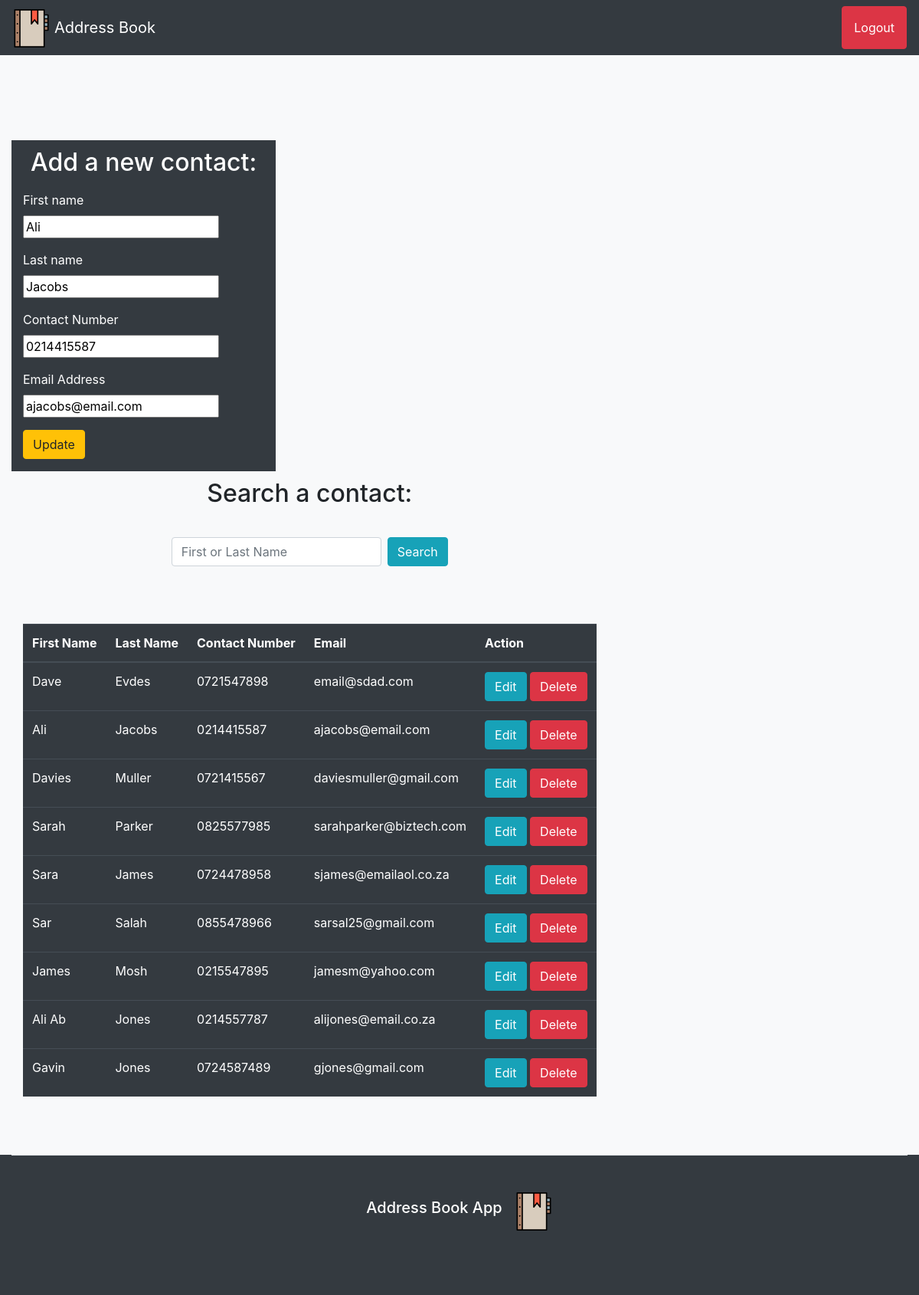
Screenshot of /addressBook.php?edit=9 (signed in) with the database file from the repository.
### tables this page shows
CREATE TABLE `contact` (
  `contact_id` int(11) NOT NULL AUTO_INCREMENT,
  `fname` varchar(100) DEFAULT NULL,
  `lname` varchar(100) DEFAULT NULL,
  `cnumber` varchar(100) DEFAULT NULL,
  `email` varchar(100) DEFAULT NULL,
  PRIMARY KEY (`contact_id`)
);

### process.php (called while the page is built, shortened)
<?php
require_once('connectdb.php');
if (isset($_GET['edit'])){
    $contact_id = $_GET['edit'];
    $update = true;
    $result = $mysqli->query("SELECT * FROM contact WHERE contact_id=$contact_id") or die($mysqli->error());
    if (count($result)==1){
        $row = $result->fetch_array();
        $fname = $row['fname'];
        $lname = $row['lname'];
        $cnumber = $row['cnumber'];
        $email = $row['email'];
    }
}
?>

### addressBook.php (the view, shortened to what this page needs)
<?php
include('connectdb.php');
include('process.php');
?>
<!DOCTYPE html>
<html lang="en">
<head>
    <link rel="stylesheet" href="https://stackpath.bootstrapcdn.com/bootstrap/4.3.1/css/bootstrap.min.css">
    <link rel="stylesheet" href="style.css">
</head>
<body class="bg-light">
<nav class="navbar navbar-expand-sm navbar-dark bg-dark">
<img class="mb-4" id="logo" src="assests\addressBook.svg" alt="" width="50" height="50">
  <a class="navbar-brand" id="logotxt" href="addressBook.php">Address Book</a>
<div class="navbar-collapse" id="navbarSupportedContent">
    <a href="logout.php" id="logoutbtn" class="btn d-flex justify-content-end btn-danger my-2 my-sm-0" role="button" aria-pressed="true">Logout</a>
</div>
</nav>
<div class="container">
        <div class="row marg">
          <div class="row formpadding">
        <div class="col-sm bg-dark">
          <h2 id="add">Add a new contact:</h2>
            <form action="process.php" method="post">
                <div class="form-group">
                <label>First name</label><br>
                <input type="text" name="fname" value="<?php echo $fname; ?>"></div>
                <div class="form-group">
                <label>Last name</label><br>
                <input type="text" name="lname" value="<?php echo $lname; ?>"></div>
                <div class="form-group">
                <label>Contact Number</label><br>
                <input type="number" name="cnumber" value="<?php echo $cnumber; ?>"></div>
                <div class="form-group">
                <label>Email Address</label><br>
                <input type="text" name="email" value="<?php echo $email; ?>"></div>
                <div class="form-group">
                <?php
                if ($update == true):
                ?>
                    <button type="submit" class=" btn btn-warning" name="update">Update</button>
                <?php else: ?>
                <button type="submit" class=" btn btn-primary" name="save">Save</button>
                <?php endif; ?>
                </div>
                </div>
            </div>
            <div class="row">
<div class="col-sm margright">
<h2 id="search">Search a contact:</h2>
<form action="addressBook.php" method="get" class="form-inline my-2 my-lg-0 d-flex justify-content-center">
      <input class="form-control mr-sm-2" type="text" name="search" placeholder="First or Last Name" aria-label="Search">
      <button class="btn btn-info my-2 my-sm-0" type="submit">Search</button>
    </form>
<?php
include('search.php');
?>
<?php    $result = $mysqli->query("SELECT * FROM contact") or die($mysqli->error);
        ?>
        <table class="table table-hover table-dark formmarg">
            <thead>
            <tr>
                <th>First Name</th>
                <th>Last Name</th>
                <th>Contact Number</th>
                <th>Email</th>
                <th colspan="2">Action</th>
            </tr>
            </thead>
        <?php
            while ($row = $result->fetch_assoc()): ?>
            <tr>
                <td><?php echo $row['fname']; ?></td>
                <td><?php echo $row['lname']; ?></td>
                <td><?php echo $row['cnumber']; ?></td>
                <td><?php echo $row['email']; ?></td>
                <td>
                    <a href="addressBook.php?edit=<?php echo $row['contact_id']; ?>"
                    class="btn btn-info">Edit</a>
                    <a href="process.php?delete=<?php echo $row['contact_id']; ?>"
                    class="btn btn-danger">Delete</a>
                </td>
            </tr>
            <?php endwhile; ?>
        </table>
</div>
</div>
        </div>
    </div>
<div class="container-fluid bg-dark margb">
<footer class="pt-4 my-md-5 pt-md-5 border-top bg-dark">
        <div class="row">
          <div class="col-sm-12 d-flex justify-content-center">
          <h2 class="navbar-brand text-white logo2" href="addressBook.php">Address Book App</h2>
          <img class="mb-4" src="assests\addressBook.svg" alt="" width="50" height="50">
          </div>
        </div>
      </footer>
</div>
</body>
</html>

### style.css (style rules this page uses)
.marg { margin-top: 10%; }
.margb { margin-bottom: 0 !important; padding-bottom: 0 !important; }
.formmarg { margin-top: 10%; }
#logoutbtn { color: white; padding: 15px; }
#add { padding: 10px; }
#search { text-align: center; margin-top: 10px; margin-bottom: 5%; }
.margb { margin-top: 5%; padding-bottom: 12px !important; }
#logo { margin-bottom: -2px !important; margin-right: 5px;; }
.formpadding { padding-right: 7% !important; color: white; }

### rows the page displays
contact: fname "Ali", lname "Jacobs", cnumber "0214415587", email "ajacobs@email.com"
contact: fname "Dave", lname "Evdes", cnumber "0721547898", email "email@sdad.com"
contact: fname "Davies", lname "Muller", cnumber "0721415567", email "daviesmuller@gmail.com"
contact: fname "Sarah", lname "Parker", cnumber "0825577985", email "sarahparker@biztech.com"
contact: fname "Sara", lname "James", cnumber "0724478958", email "sjames@emailaol.co.za"
contact: fname "Sar", lname "Salah", cnumber "0855478966", email "sarsal25@gmail.com"
contact: fname "James", lname "Mosh", cnumber "0215547895", email "jamesm@yahoo.com"
contact: fname "Ali Ab", lname "Jones", cnumber "0214557787", email "alijones@email.co.za"
contact: fname "Gavin", lname "Jones", cnumber "0724587489", email "gjones@gmail.com"
